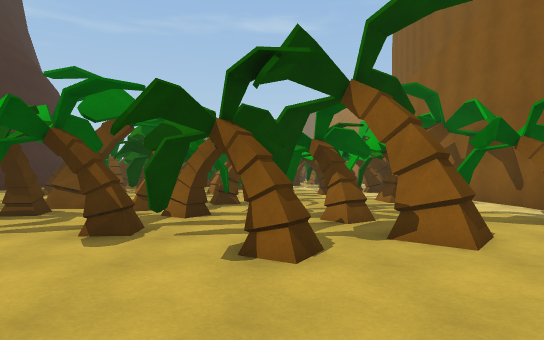
View 1 (above)

19 first-person views from a walk through a 3-D level made in the Unity game engine. The camera is 1.4 m above the floor, looks level and sees 75° across. The floor is counted in squares, 2 m on a side. Each view is taken from the middle of a square. On the plan, view 1 faces up. The plan holds only what a view shows up to about 11 squares ahead; the rest is blank. The place goes on beyond the plan. The player character is not drawn. Surface patterns are stand-ins for the level's own textures.

View 2
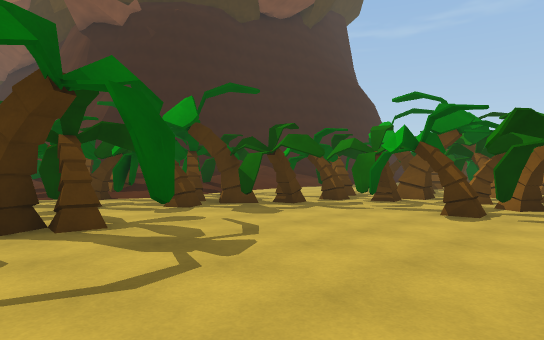

View 3
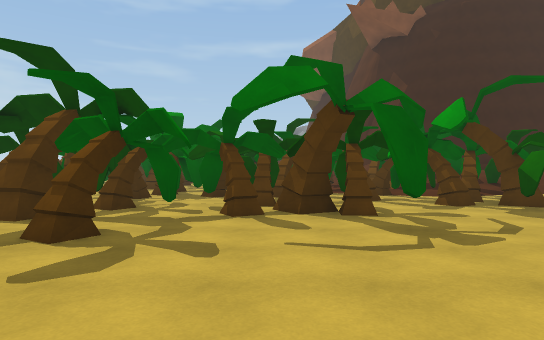

View 4
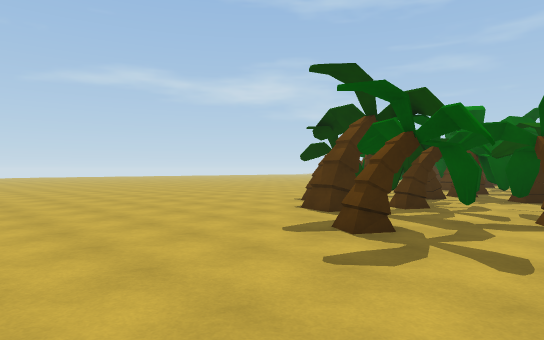

View 5
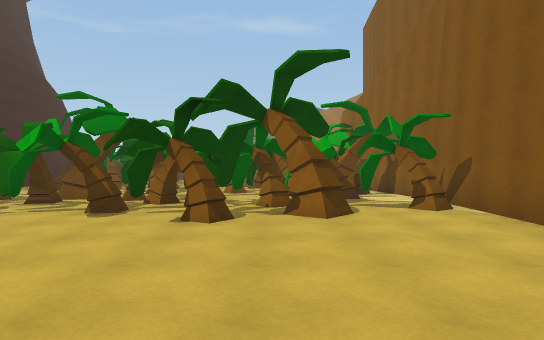

View 6
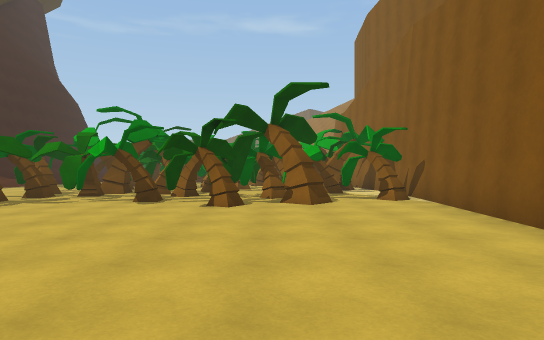

View 7
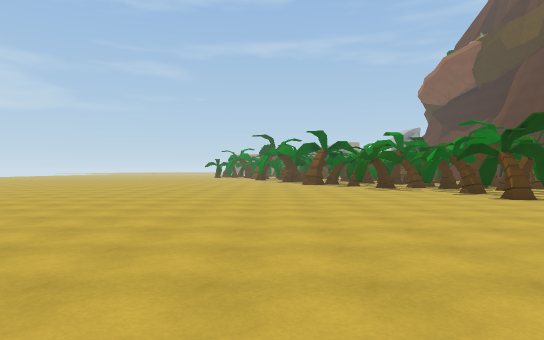

View 8
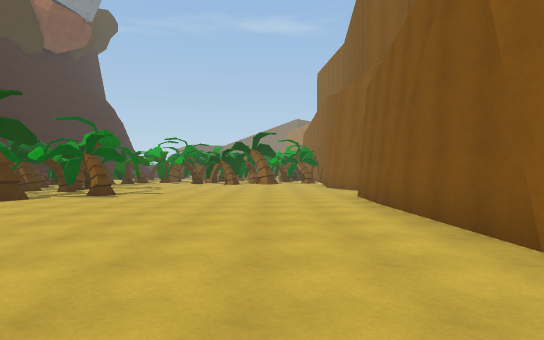

View 9
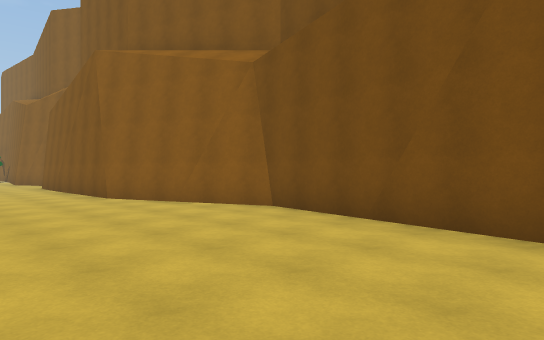

View 10
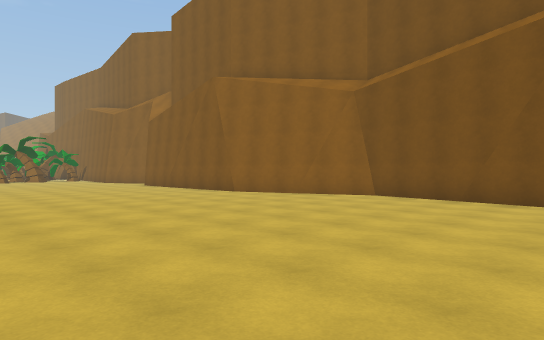

View 11
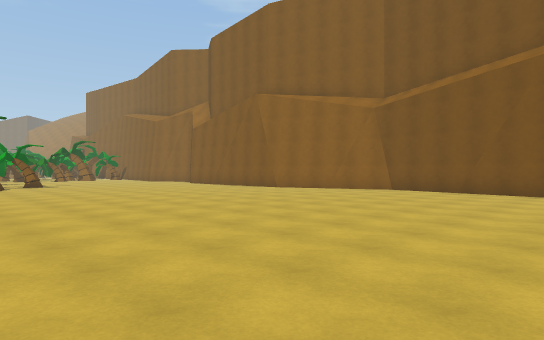

View 12
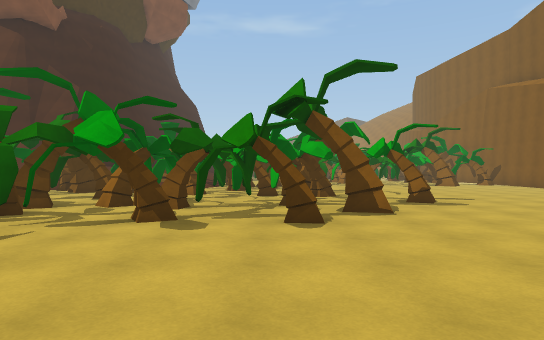

View 13
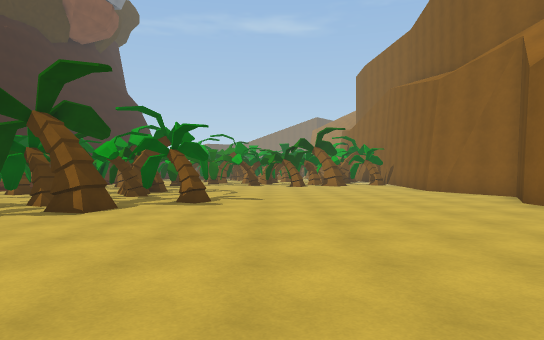

View 14
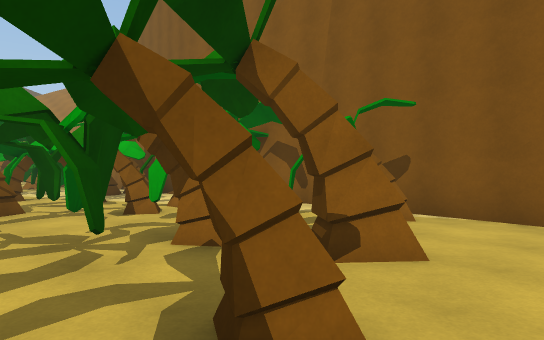

View 15
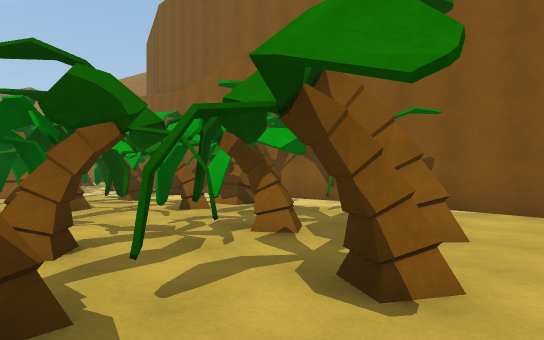

View 16
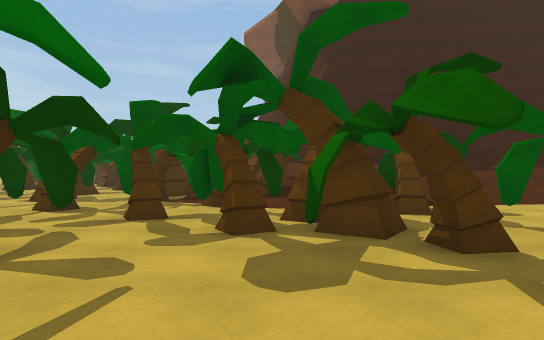

View 17
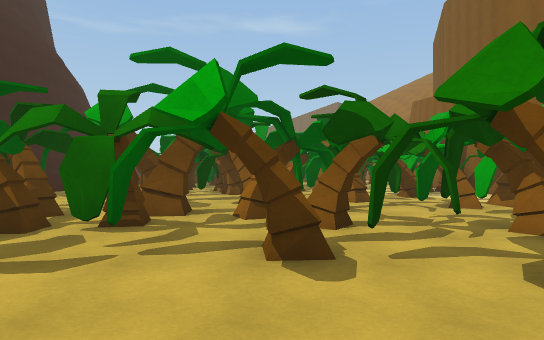

View 18
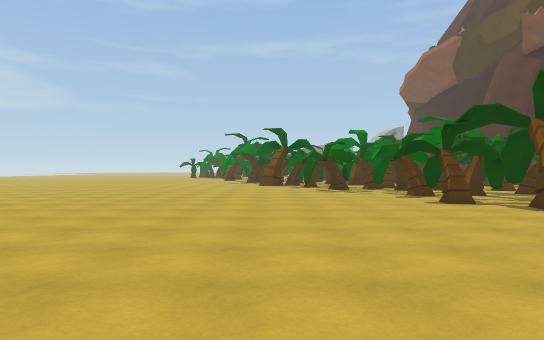

View 19
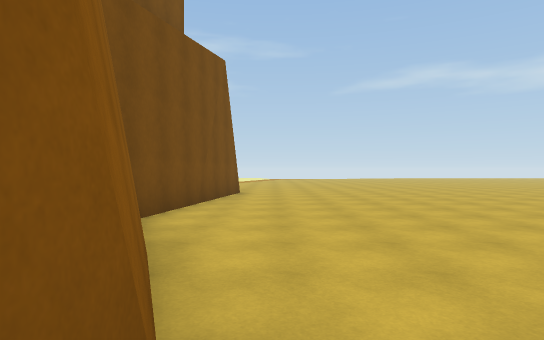

### Floor plan
Points are (right, up) in squares from view 1. A wall is a line through its corners. A room is listed if a view was taken in it or the views show most of it. See-through windows are left out.
Room 1 (views 1, 2, 3, 4, 5, 6, 7, 8, 9, 10, 11, 12, 13, 14, 15, 16, 17, 18, 19)
walls: (-4.1, -5.7) (-4.1, -5.9); (-4.3, -6.1) (-4.9, -5.9); (-4.7, -5.3) (-4.2, -5.6) (-4.3, -5.9) (-4.8, -6); (-4.7, -5.4) (-4.2, -5.5); (-4.6, -1.4) (-5.3, -1.9); (4.3, -4.5) (5.4, -2.8) (4.6, -1); (4.3, 0.1) (4.9, 6.7); (1.6, 3.4) (1.3, 3.7) (1.7, 4.2); (2, 3.8) (1.7, 3.5) (1.3, 3.7); (2.2, 3.8) (1.9, 3.4); (-3.4, 6.5) (-4.1, 6.4); (-3.4, 7.2) (-3.4, 6.5) (-3.9, 6.6); (4.8, 6.6) (4.5, 9.1); (3.5, 7.7) (2.6, 7.5) (2.6, 8.3); (-2.8, 11.1) (-3.2, 11); (4.3, 10.7) (4.2, 12.1); (5, -20.9) (5.9, -15) (4.3, -10.7) (4.2, -4.4)
low walls: (-4.4, -5.4) (-4.2, -5.5); (-4.3, -6.1) (-4.7, -6.1); (-4.6, -1.5) (-5, -1.8); (1.6, 3.4) (1.2, 3.6); (-3.4, 6.4) (-4, 6.5)
objects: other object (-9, -8); other object (-9, -7); other object (-9, -5); other object (-9, -4); other object (-9, -2) to (-8, -2); other object (-9, -1); other object (-9, 0); other object (-9, 1); other object (-9, 2); other object (-9, 3); other object (-9, 4); other object (-8, -7); other object (-8, -6) to (-8, -5); other object (-8, -4); other object (-8, -3); other object (-8, -1); other object (-8, 0) to (-7, 0); other object (-8, 1); other object (-8, 2); other object (-8, 3); other object (-8, 4); other object (-7, -7); other object (-7, -6) to (-6, -6); other object (-7, -5) to (-6, -5); other object (-7, -4); other object (-7, -3) to (-7, -2); other object (-7, 1); other object (-7, 2) to (-7, 3); other object (-6, -7); other object (-6, -3); other object (-6, -2); other object (-6, -1) to (-6, 0); other object (-6, 2); other object (-6, 3); other object (-6, 6) to (-5, 7); other object (-5, -5); other object (-5, -3); other object (-5, -1); other object (-5, 2); other object (-5, 4); other object (-5, 5); other object (-4, -3); other object (-4, 4); other object (-4, 5) to (-4, 6); other object (-4, 9) to (-3, 9); other object (-3, -4); other object (-3, 0); other object (-3, 4); other object (-2, 4); other object (-2, 6); other object (-2, 7); other object (-2, 8) to (-2, 9); other object (-2, 11) to (-1, 11); other object (-1, 4); other object (-1, 5) to (-1, 6); other object (-1, 7); other object (-1, 8); other object (-1, 10); other object (0, 3); other object (0, 5); other object (0, 6); other object (0, 8); other object (0, 9); other object (0, 10); other object (0, 11); other object (0, 12) to (1, 12); other object (1, 5); other object (1, 7); other object (1, 8) to (2, 8); other object (1, 10) to (2, 10); other object (2, 7) to (3, 7); other object (2, 9); other object (2, 11); other object (2, 12); other object (2, 13) to (2, 14); other object (2, 15); other object (3, 6); other object (3, 8) to (4, 9); other object (3, 11); other object (3, 12) to (3, 13); other object (4, 4) to (4, 5)

Positions as (right, up) in squares from view 1, and headings:
1: (0, 0), facing up
2: (0, -2), facing up-left
3: (1, -2), facing left
4: (1, -2), facing down-left
5: (1, -2), facing up
6: (1, -4), facing up
7: (3, -13), facing left
8: (2, -14), facing up
9: (1, -20), facing up-right
10: (-3, -20), facing up-right
11: (-6, -21), facing up-right
12: (-6, -12), facing up
13: (-1, -12), facing up
14: (-1, 2), facing up-right
15: (-2, 2), facing up-right
16: (-2, 2), facing left
17: (-2, 1), facing up
18: (2, -11), facing left
19: (4, -10), facing down
